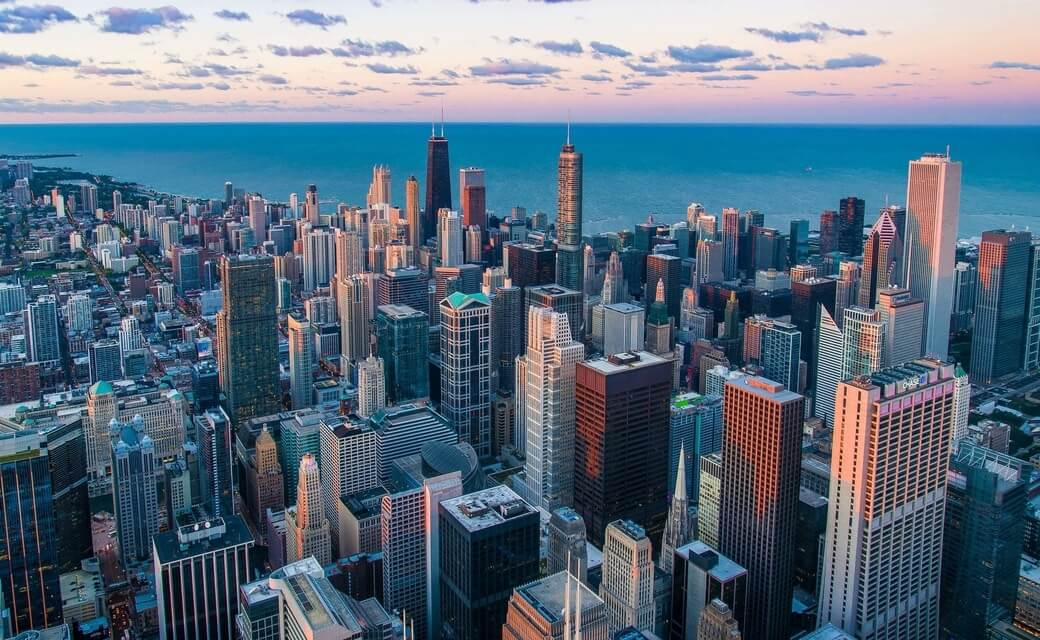
#> input picture machine-learning/image-transformation/city.jpg, 1040 x 640 px
$ python rotation.py
#> lines starting #> are read from the running program, lines starting #| are printed output that depends on the picture
import numpy as np
import cv2
import matplotlib.pyplot as plt

# read the input image
img = cv2.imread("city.jpg")
#> img is the input picture: shape (640, 1040, 3); mean B, G, R 128, 111.1, 91.7
# convert from BGR to RGB so we can plot using matplotlib
img = cv2.cvtColor(img, cv2.COLOR_BGR2RGB)
# disable x & y axis
plt.axis('off')
# show the image
plt.imshow(img)
plt.show()

# get the image shape
rows, cols, dim = img.shape
#> rows = 640; cols = 1040; dim = 3

#angle from degree to radian
angle = np.radians(10)
#transformation matrix for Rotation
M = np.float32([[np.cos(angle), -(np.sin(angle)), 0],
            	[np.sin(angle), np.cos(angle), 0],
            	[0, 0, 1]])
# apply a perspective transformation to the image
rotated_img = cv2.warpPerspective(img, M, (int(cols),int(rows)))
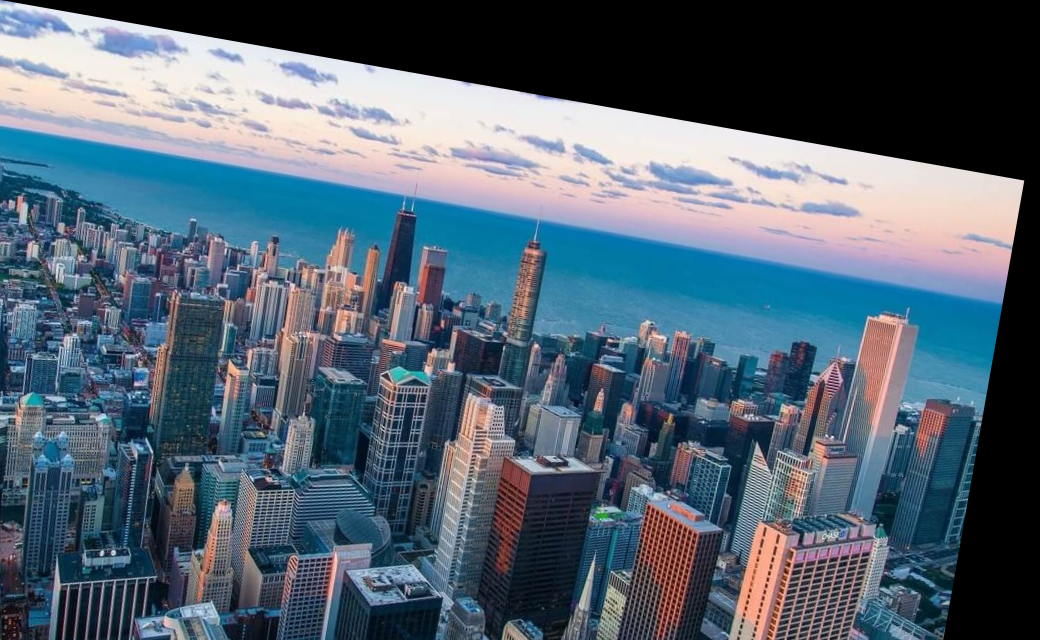
#> rotated_img: shape (640, 1040, 3); mean R, G, B 82.3, 98.3, 112.5
# disable x & y axis
plt.axis('off')
# show the resulting image
plt.imshow(rotated_img)
plt.show()
# save the resulting image to disk
plt.imsave("city_rotated.jpg", rotated_img)
